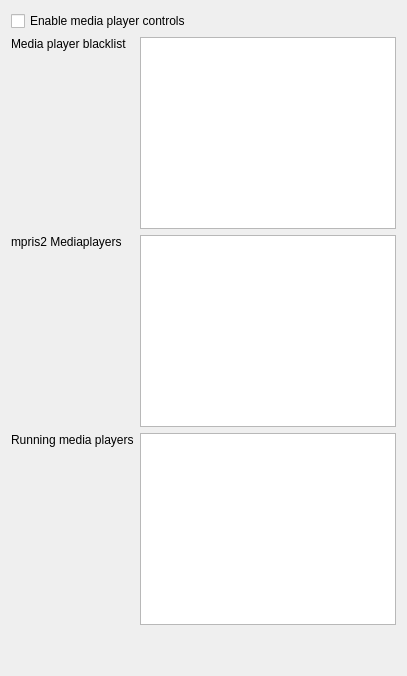
<?xml version="1.0" encoding="UTF-8"?>
<ui version="4.0">
 <class>Form</class>
 <widget class="QWidget" name="Form">
  <property name="minimumSize">
   <size>
    <width>400</width>
    <height>320</height>
   </size>
  </property>
  <property name="windowTitle">
   <string>Form</string>
  </property>
  <layout class="QVBoxLayout" name="verticalLayout_2">
   <item>
   <layout class="QVBoxLayout" name="verticalLayout">
    <item>
     <widget class="QCheckBox" name="useNowplaying">
      <property name="text">
       <string>Enable media player controls</string>
      </property>
     </widget>
    </item>
    <item>
     <layout class="QGridLayout" name="gridLayout">
      <item row="6" column="0">
       <spacer name="verticalSpacer">
        <property name="orientation">
         <enum>Qt::Vertical</enum>
        </property>
        <property name="sizeHint" stdset="0">
         <size>
          <width>20</width>
          <height>40</height>
         </size>
        </property>
       </spacer>
      </item>
      <item row="4" column="0">
       <widget class="QLabel" name="mpris2Label">
        <property name="text">
         <string>mpris2 Mediaplayers</string>
        </property>
        <property name="alignment">
         <set>Qt::AlignLeading|Qt::AlignLeft|Qt::AlignTop</set>
        </property>
       </widget>
      </item>
      <item row="3" column="1">
       <widget class="QPlainTextEdit" name="mediaplayerBlacklist"/>
      </item>
      <item row="4" column="1">
       <widget class="QPlainTextEdit" name="mpris2List"/>
      </item>
      <item row="3" column="0">
       <widget class="QLabel" name="mediaplayerBlacklistLabel">
        <property name="text">
         <string>Media player blacklist</string>
        </property>
        <property name="alignment">
         <set>Qt::AlignLeading|Qt::AlignLeft|Qt::AlignTop</set>
        </property>
       </widget>
      </item>
      <item row="5" column="1">
       <widget class="QPlainTextEdit" name="runningMediaplayers"/>
      </item>
      <item row="5" column="0">
       <widget class="QLabel" name="runningMediaplayersLabel">
        <property name="text">
         <string>Running media players</string>
        </property>
        <property name="alignment">
         <set>Qt::AlignLeading|Qt::AlignLeft|Qt::AlignTop</set>
        </property>
       </widget>
      </item>
     </layout>
    </item>
   </layout>
  </item>
  </layout>
 </widget>
 <resources/>
 <connections/>
</ui>
